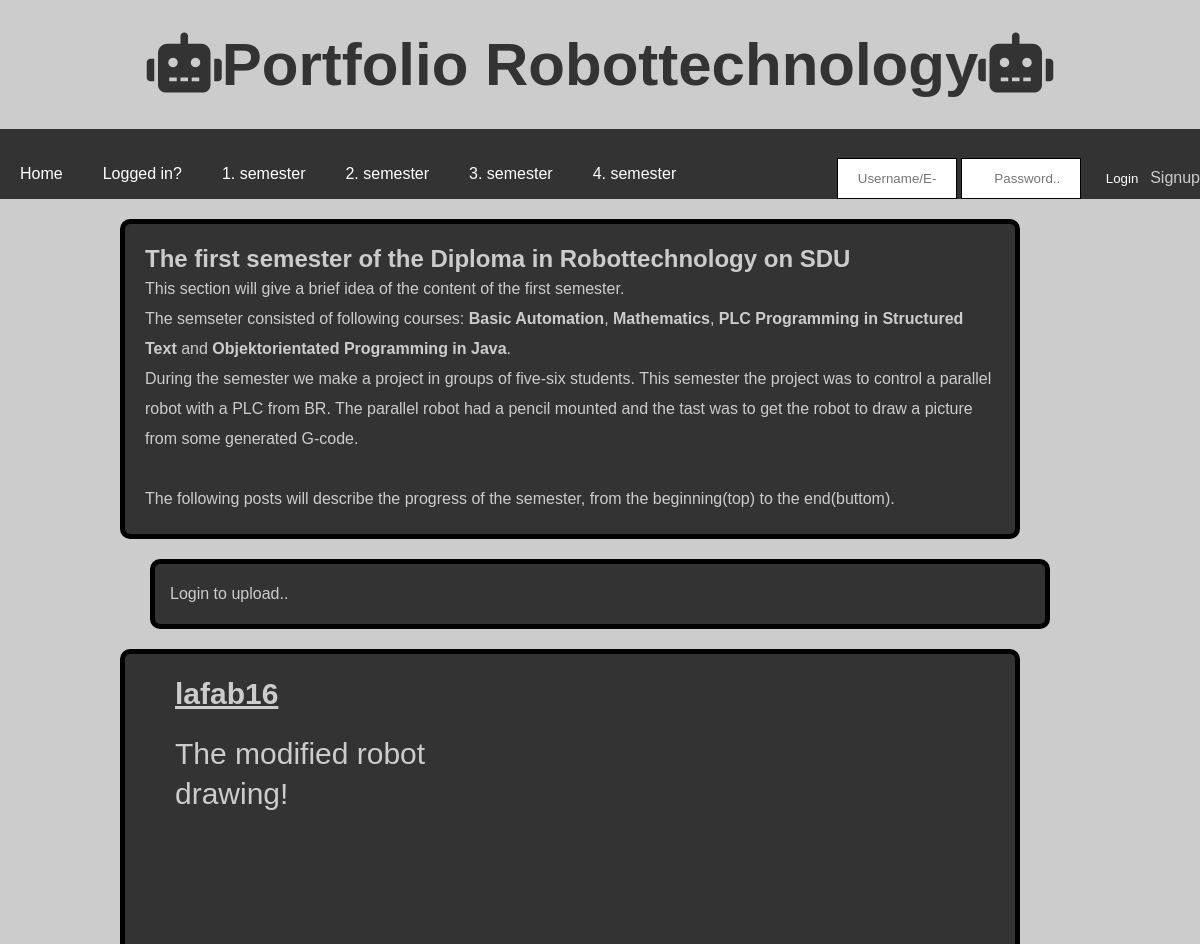
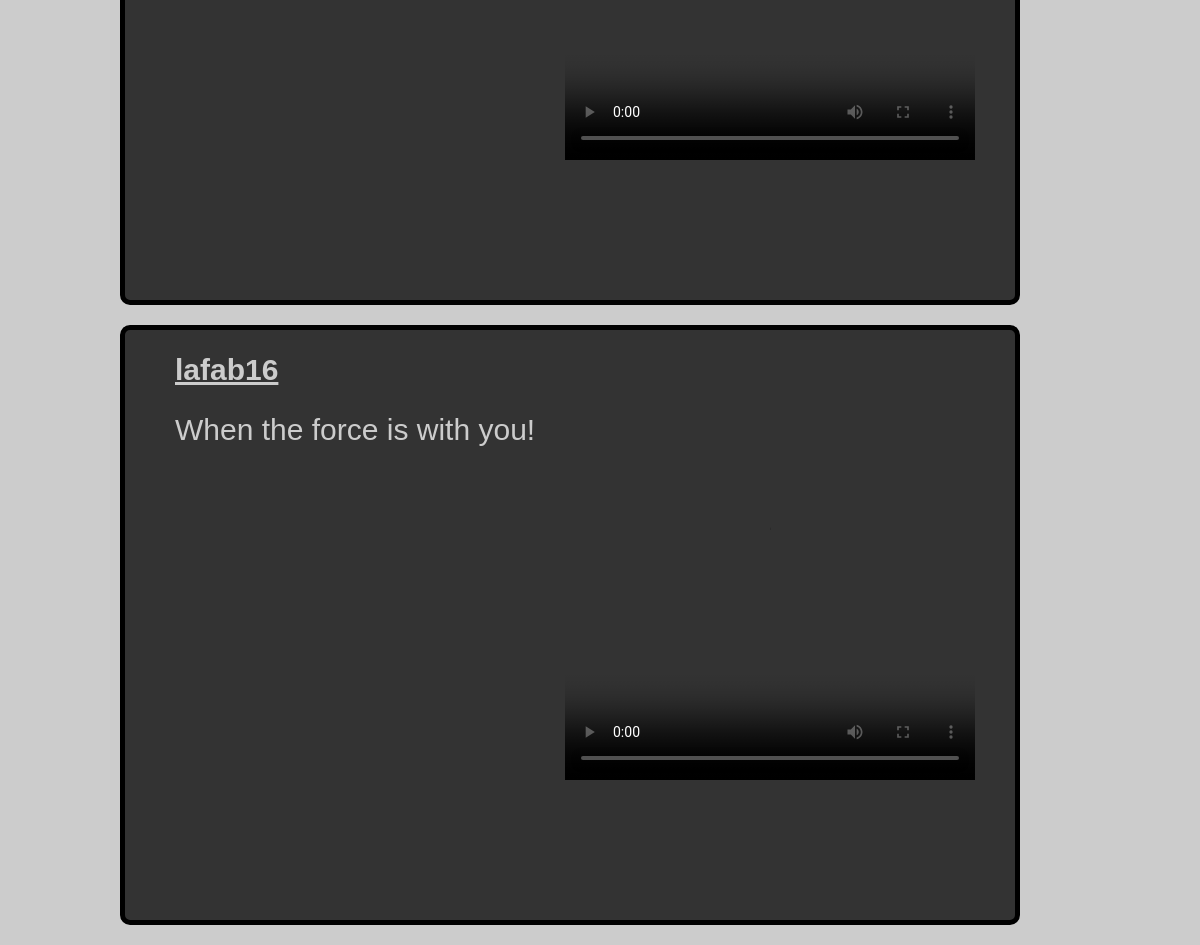
Page /Sem1.php on the committed database (2 pictures, top to bottom).
### tables this page shows
CREATE TABLE IF NOT EXISTS `images1` (
  `idPic` int(11) NOT NULL AUTO_INCREMENT,
  `uidusers` tinytext,
  `idUs` int(11) DEFAULT NULL,
  `path` varchar(200) NOT NULL,
  `tex` longtext NOT NULL,
  PRIMARY KEY (`idPic`),
  KEY `idUs` (`idUs`),
  CONSTRAINT `images1_ibfk_1` FOREIGN KEY (`idUs`) REFERENCES `users` (`idUsers`)
);

### Sem1.php (the view, shortened to what this page needs)
<?php
  require 'header.php';
?>
<!DOCTYPE html>
<html>
<head>
	<link rel="stylesheet" href="https://use.fontawesome.com/releases/v5.7.1/css/all.css">
	<link rel="stylesheet" href="style.css"/>
</head>
<body>
<div class="wrapperscale">
	<article class="articlescaletop">
	<p>
		<h1>The first semester of the Diploma in Robottechnology on SDU</h1>
		This section will give a brief idea of the content of the first semester.
		<br/> The semseter consisted of following courses: <b>Basic Automation</b>, <b>Mathematics</b>, <b>PLC Programming in Structured Text</b> and <b>Objektorientated Programming in Java</b>.
		<br/> During the semester we make a project in groups of five-six students. This semester the project was to control a parallel robot with a PLC from B<amp>R. The parallel robot had a pencil mounted and the
		tast was to get the robot to draw a picture from some generated G-code.
		<br/><br/>
		The following posts will describe the progress of the semester, from the beginning(top) to the end(buttom).
	</p>
	</article>
</div>
<div class="wrapperscale">
  <article class="articlescaleupload">
    <?php
    include 'Includes/dbh_inc.php';
     if (isset($_SESSION['userId'])) {
       echo '<form action="Includes/uploade_inc.php?page=1" method="post" enctype="multipart/form-data">
      <input type="hidden" name="size" value="10000">
      <input class="comment" type="file" name="file" value="">
      <div>
        <textarea name="text" cols="50" rows="10" placeholder="Say something about your image/project"></textarea>
      </div>
      <div>
        <button class="combot" type="submit" name="upload_button">Upload</button>
      </div>
    </form>'; }
    else {
      echo "Login to upload..";
    }
    ?>
  </article>
</div>
<?php
echo "<div id='ajax'>";
$sql = "SELECT * FROM images1 ORDER BY idPic desc limit 4";
$stmt = $connect->prepare($sql);
$stmt->execute();
if ($stmt->rowCount() > 0) {
  while ($row = $stmt->fetch(PDO::FETCH_ASSOC)) {
    $fileExt = explode('.', $row['path']);
    if ($fileExt[3] == 'mp4') {
      echo "<div class='wrapperscale'>";
      echo "<article class='articlescale'>";
      echo "<video class='video-article' poster 'image.gif' autoplay controls>";
      echo "<source src='Assignment1/".$row['path']."'type='video/mp4'>";
      echo "</video>";
      echo "<p><b>".$row['uidusers']."</b></p>";
      echo "<p>".$row['tex']."</p>";
      echo "</article>";
      echo "</div>";
    }
  }
}
echo "</div>";
?>
</body>
</html>

### style.css (style rules this page uses)
* { box-sizing: border-box; margin: 0; padding: 0; }
body { background-color: #cccccc; font-family: Arial, Helvetica, sans-serif; }
.wrapperscale { width: 100%; }
.articlescale { width: 90%; height: auto; color: #cccccc; background-color: #333333; border: 5px solid black; border-radius: 10px; padding: 15px; line-height: 30px; margin: 10px auto; float: none; }
.articlescaletop { width: 90%; height: auto; color: #cccccc; background-color: #333333; border: 5px solid black; border-radius: 10px; padding: 15px; line-height: 30px; margin: 10px auto; float: none; }
.articlescaleupload { width: 90%; height: auto; color: #cccccc; background-color: #333333; border: 5px solid black; border-radius: 10px; padding: 15px; line-height: 30px; margin: 10px auto; float: none; }
.articlescale p { padding: 0px 30px 20px; font-family: Arial; font-size: 30px; color: #ccc; line-height: 40px }
.video-article { width: 100%; float: none; }
p b { text-decoration: underline; }
@media only screen and (min-width: 768px) { .wrapperscale { width: 600px; margin: 0 auto; } }
@media only screen and (min-width: 1000px) { .wrapperscale { width: 1000px; } }
@media only screen and (min-width: 1000px) { .articlescale { float: center; padding: 20px; margin: 20px 20px 20px; height: 600px; } }
@media only screen and (min-width: 1000px) { .articlescaletop { float: center; padding: 20px; margin: 20px 20px 20px; } }
@media only screen and (min-width: 1000px) { .video-article { width: 450px; height: 450px; float: right; padding: 20px 20px 20px 20px; } }

### rows in the picture
images1: uidusers "lafab16", tex "The modified robot drawing!"
images1: uidusers "lafab16", tex "When the force is with you!"
